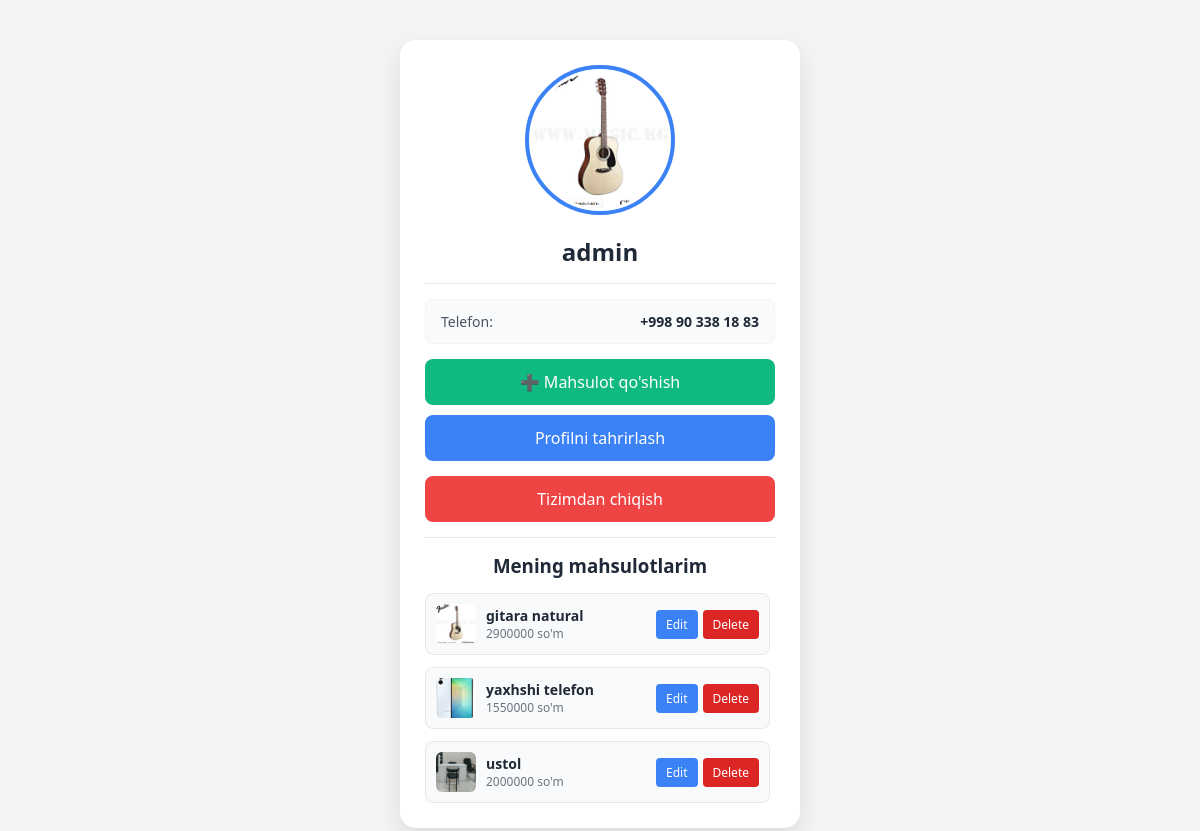
The page /profil/ (signed in) on the database its author committed.
### sayt/models.py (models this page shows, shortened)
class User(AbstractUser):
    username = models.CharField(max_length=150,unique=True)
    password = models.CharField(max_length=8)
    phone = models.CharField(max_length=20,unique=True)
    avatar = models.ImageField(upload_to='avatar/',null=True,blank=True)

class market_databaze(models.Model):
    title = models.CharField(max_length=250)
    SIFATI = (
        ('yaxshi', 'yaxshi'),
        ("o'rtacha","o'rtacha"),
        ('yomon','yomon')
    )
    maxsulotlar_turi = (
        ('Elektronika','Elektronika'),
        ('musiqa','musiqa'),
        ('mebel','mebel')
    )
    sifati = models.CharField(choices=SIFATI,max_length=250)
    maxsulot = models.CharField(choices=maxsulotlar_turi,max_length=250)
    description = models.TextField()
    narx = models.IntegerField(default=0,verbose_name="narxi")
    image = models.ImageField(upload_to="images/",blank=True,null=True)
    created_at = models.DateTimeField(auto_now_add=True)
    author = models.ForeignKey(settings.AUTH_USER_MODEL, on_delete=models.CASCADE, null=True, blank=True)

### sayt/views.py (the view)
# urls.py: path('profil/',profil_views,name='profil'),
def profil_views(request):
    user_products = market_databaze.objects.filter(author=request.user)
    context = {
        'user_products': user_products
    }
    return render(request,"profil.html",context)

### templates/profil.html (shortened to what this page needs)
{% load static %}
<!DOCTYPE html>
<html lang="uz">
<head>
    <link rel="stylesheet" href="{% static 'profil.css' %}">
</head>
<body>
    <div class="video-bg">
    </div>
    <div class="profile-card">
        <div class="profile-image">
            {% if request.user.avatar %}
                <img src="{{ request.user.avatar.url }}" alt="Profil rasmi">
            {% else %}
                <img src="https://via.placeholder.com/150" alt="Standart rasm">
            {% endif %}
        </div>
        <div class="profile-info">
            <h2 class="profile-name">{{ request.user.username }}</h2>
            <hr class="separator">
            <div class="profile-details">
                <div class="detail-item">
                    <span class="detail-label">Telefon:</span>
                    <span class="detail-value">{{ request.user.phone }}</span>
                </div>
            </div>
        </div>
        <div style="display: flex; flex-direction: column; gap: 10px;">
            <a href="{% url 'add_market' %}" style="text-decoration: none; width: 100%;">
                <button type="button" style="width: 100%; background-color: #10b981; color: white; border: none; padding: 12px; border-radius: 8px; font-size: 16px; font-weight: 500; cursor: pointer;">➕ Mahsulot qo'shish</button>
            </a>
            <button class="edit-btn">Profilni tahrirlash</button>
            <a href="{% url 'logout' %}" style="text-decoration: none; width: 100%;">
                <button style="width: 100%; background-color: #ef4444; color: white; padding: 12px; border: none; border-radius: 8px; font-size: 16px; font-weight: 500; cursor: pointer;">Tizimdan chiqish</button>
            </a>
        </div>
        <hr class="separator">
        <h3 style="margin-bottom: 15px; color: #1f2937;">Mening mahsulotlarim</h3>
        <div class="my-products-list" style="display: flex; flex-direction: column; gap: 12px; max-height: 300px; overflow-y: auto; padding-right: 5px;">
            {% for product in user_products %}
                <div class="product-item" style="display: flex; align-items: center; justify-content: space-between; background: #f9fafb; padding: 10px; border-radius: 8px; border: 1px solid #e5e7eb;">
                    <div style="display: flex; align-items: center; gap: 10px;">
                        {% if product.image %}
                            <img src="{{ product.image.url }}" style="width: 40px; height: 40px; object-fit: cover; border-radius: 6px;">
                        {% endif %}
                        <div style="text-align: left;">
                            <div style="font-size: 14px; font-weight: 600; color: #1f2937;">{{ product.title|truncatechars:15 }}</div>
                            <div style="font-size: 12px; color: #6b7280;">{{ product.narx }} so'm</div>
                        </div>
                    </div>
                    <div style="display: flex; gap: 5px;">
                        <a href="{% url 'edit_qilish' product.id %}" style="text-decoration: none;">
                            <button style="background-color: #3b82f6; color: white; border: none; padding: 6px 10px; border-radius: 4px; font-size: 12px; cursor: pointer;">Edit</button>
                        </a>
                        <a href="{% url 'delet' product.id %}"style="text-decoration: none;">
                            <button style="background-color: #dc2626; color: white; border: none; padding: 6px 10px; border-radius: 4px; font-size: 12px; cursor: pointer;">Delete</button>
                        </a>
                    </div>
                </div>
            {% empty %}
                <p style="font-size: 14px; color: #6b7280; font-style: italic;">Siz hali mahsulot qo'shmagansiz.</p>
            {% endfor %}
        </div>
    </div>
</body>
</html>

### static/profil.css (style rules this page uses)
* { margin: 0; padding: 0; box-sizing: border-box; font-family: 'Segoe UI', Tahoma, Geneva, Verdana, sans-serif; }
body { margin: 0; padding: 0; display: flex; justify-content: center; align-items: center; min-height: 100vh; overflow-y: auto; }
.profile-card { height: auto; min-height: 500px; background-color: #ffffff; border-radius: 16px; box-shadow: 0 10px 25px rgba(0, 0, 0, 0.1); width: 400px; padding: 25px; text-align: center; transition: transform 0.3s ease; margin: 40px 0; }
.profile-image img { width: 150px; height: 150px; border-radius: 50%; object-fit: cover; border: 4px solid #3b82f6; padding: 3px; margin-bottom: 15px; }
.profile-name { font-size: 24px; color: #1f2937; font-weight: 600; margin-bottom: 4px; }
.separator { border: 0; height: 1px; background-color: #e5e7eb; margin: 15px 0; }
.profile-details { text-align: left; margin-bottom: 15px; }
.detail-item { display: flex; justify-content: space-between; align-items: center; background-color: #f9fafb; padding: 12px 15px; border-radius: 8px; border: 1px solid #f3f4f6; }
.detail-label { font-size: 14px; color: #4b5563; font-weight: 500; }
.detail-value { font-size: 14px; color: #1f2937; font-weight: 600; }
.edit-btn { width: 100%; background-color: #3b82f6; color: white; border: none; padding: 12px; border-radius: 8px; font-size: 16px; font-weight: 500; cursor: pointer; transition: background-color 0.2s ease; margin-bottom: 5px; }
.video-bg { position: fixed; top: 0; left: 0; width: 100%; height: 100%; z-index: -1; background-color: #f3f4f6; }

### rows shown on the page
User: user.avatar (picture), user.username "admin", user.phone "+998 90 338 18 83"
market_databaze: image (picture), title "gitara natural", narx "2900000"
market_databaze: image (picture), title "yaxhshi telefon", narx "1550000"
market_databaze: image (picture), title "ustol", narx "2000000"
